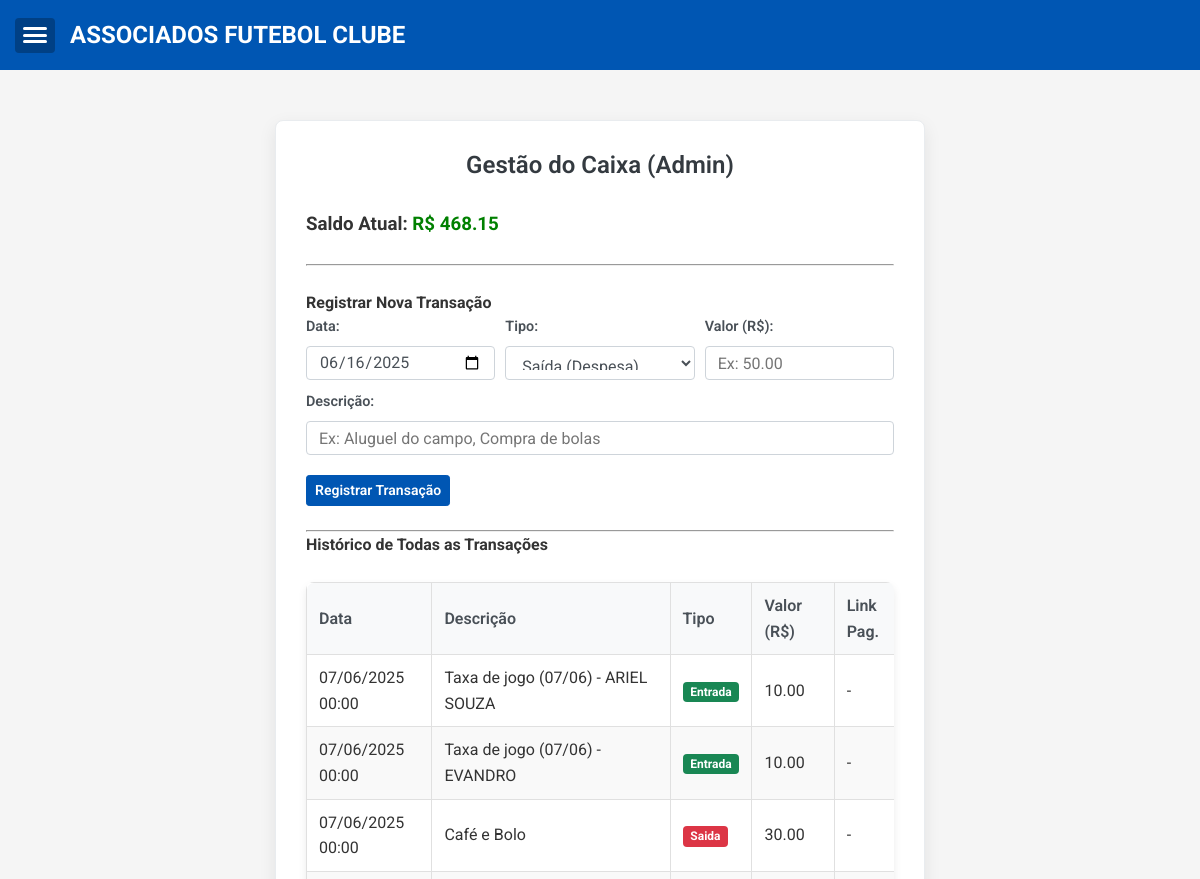
The page /admin/caixa (signed in, upper part) on the database as committed earlier.
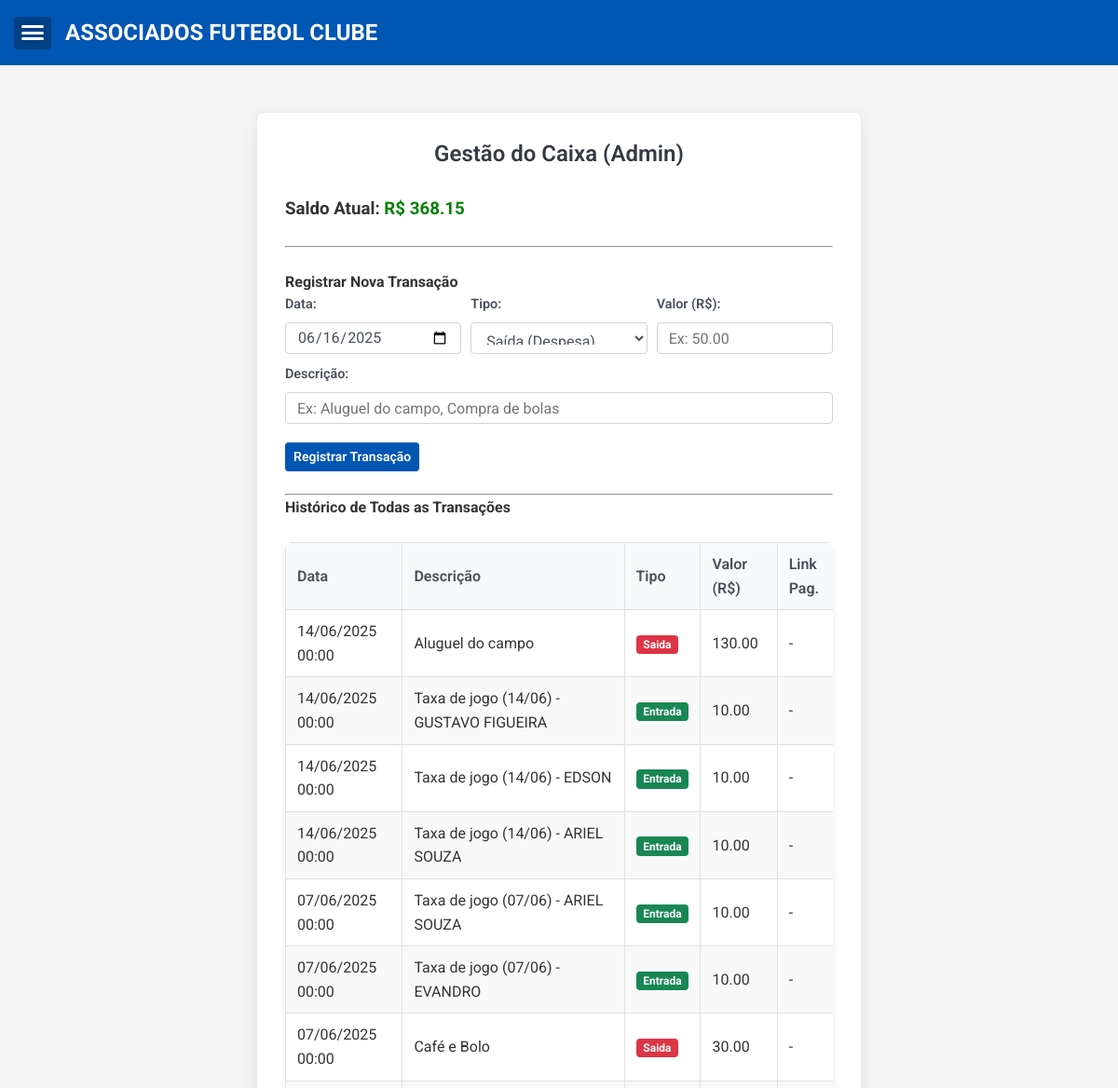
The same page on the database as committed later.
### app.py (models this page shows, shortened)
class TransacaoCaixa(db.Model):
    id = db.Column(db.Integer, primary_key=True)
    data = db.Column(db.DateTime, nullable=False, default=datetime.utcnow)
    descricao = db.Column(db.String(200), nullable=False)
    tipo = db.Column(db.String(10), nullable=False)
    valor = db.Column(db.Float, nullable=False)
    pagamento_id = db.Column(db.Integer, db.ForeignKey('pagamento.id'), nullable=True)
    pagamento = db.relationship('Pagamento', backref=db.backref('transacao_caixa', uselist=False, cascade="all, delete-orphan"))
    presenca_id = db.Column(db.Integer, db.ForeignKey('presenca.id'), nullable=True, unique=True)
    presenca = db.relationship('Presenca', backref=db.backref('transacao_caixa', uselist=False, cascade="all, delete-orphan"))

### app.py (the view, shortened to what this page needs)
@app.route('/admin/caixa', methods=['GET', 'POST'])
@login_required
def admin_caixa():
    transacoes = TransacaoCaixa.query.order_by(TransacaoCaixa.data.desc(), TransacaoCaixa.id.desc()).all()
    saldo_atual = 0.0
    for t in transacoes:
        if t.tipo == 'entrada':
            saldo_atual += t.valor
        elif t.tipo == 'saida':
            saldo_atual -= t.valor
    return render_template('admin_caixa.html',
                           transacoes=transacoes,
                           saldo_atual=saldo_atual,
                           today_date_for_input=date.today().strftime('%Y-%m-%d')) # Para o valor padrão do input de data

### app.py (called while the page is built)
@login_manager.user_loader
def load_user(user_id):
    return User.query.get(int(user_id))

### templates/admin_caixa.html (shortened to what this page needs)
{% extends "base.html" %}
{% block content %}
<div class="form-container">
    <h2>Gestão do Caixa (Admin)</h2>
    <div class="caixa-summary section-mb">
        <h3>Saldo Atual: <span style="color: {{ 'green' if saldo_atual >= 0 else 'red' }};">R$ {{ "%.2f"|format(saldo_atual) }}</span></h3>
    </div>
    <hr class="section-mb">
    <h4>Registrar Nova Transação</h4>
    <form method="POST" action="{{ url_for('admin_caixa') }}" class="mb-4">
        <div class="form-row">
            <div class="form-group col-md-4">
                <label for="data_transacao" class="form-label">Data:</label>
                <input type="date" name="data_transacao" id="data_transacao" class="form-control form-control-sm" value="{{ today_date_for_input }}" required>
            </div>
            <div class="form-group col-md-4">
                <label for="tipo_transacao" class="form-label">Tipo:</label>
                <select name="tipo_transacao" id="tipo_transacao" class="form-control form-control-sm">
                    <option value="saida">Saída (Despesa)</option>
                </select>
            </div>
            <div class="form-group col-md-4">
                <label for="valor" class="form-label">Valor (R$):</label>
                <input type="number" step="0.01" min="0.01" name="valor" id="valor" class="form-control form-control-sm" required placeholder="Ex: 50.00">
            </div>
        </div>
        <div class="form-group">
            <label for="descricao" class="form-label">Descrição:</label>
            <input type="text" name="descricao" id="descricao" class="form-control form-control-sm" required placeholder="Ex: Aluguel do campo, Compra de bolas">
        </div>
        <button type="submit" class="btn btn-primary btn-sm">Registrar Transação</button>
    </form>
    <hr>
    <h4>Histórico de Todas as Transações</h4>
    <div class="table-responsive">
        <table>
            <thead>
                <tr>
                    <th>Data</th>
                    <th>Descrição</th>
                    <th>Tipo</th>
                    <th>Valor (R$)</th>
                    <th>Link Pag.</th>
                </tr>
            </thead>
            <tbody>
                {% for transacao in transacoes %}
                <tr>
                    <td>{{ transacao.data.strftime('%d/%m/%Y %H:%M') if transacao.data else '-' }}</td>
                    <td>{{ transacao.descricao }}</td>
                    <td><span class="badge bg-{{ 'success' if transacao.tipo == 'entrada' else 'danger' }}">{{ transacao.tipo|capitalize }}</span></td>
                    <td>{{ "%.2f"|format(transacao.valor) }}</td>
                    <td>
                        {% if transacao.pagamento_id %}
                            <a href="{{ url_for('historico_pagamentos_associado', associado_id=transacao.pagamento.associado_id) }}#mes_{{transacao.pagamento.mes}}" title="Ver Pagamento Original">
                                ID Pag: {{ transacao.pagamento_id }}
                            </a>
                        {% else %}
                            -
                        {% endif %}
                    </td>
                </tr>
                {% else %}
                <tr>
                    <td colspan="5">Nenhuma transação registrada.</td>
                </tr>
                {% endfor %}
            </tbody>
        </table>
    </div>
</div>
{% endblock %}

Rows that differ between the two databases and show on the page:
added TransacaoCaixa: valor "130.00"
added TransacaoCaixa: valor "10.00"
added TransacaoCaixa: valor "10.00"
added TransacaoCaixa: valor "10.00"
Other text that changed with them:
{{ "%.2f"|format(saldo_atual) }}: "468.15" → "368.15"
